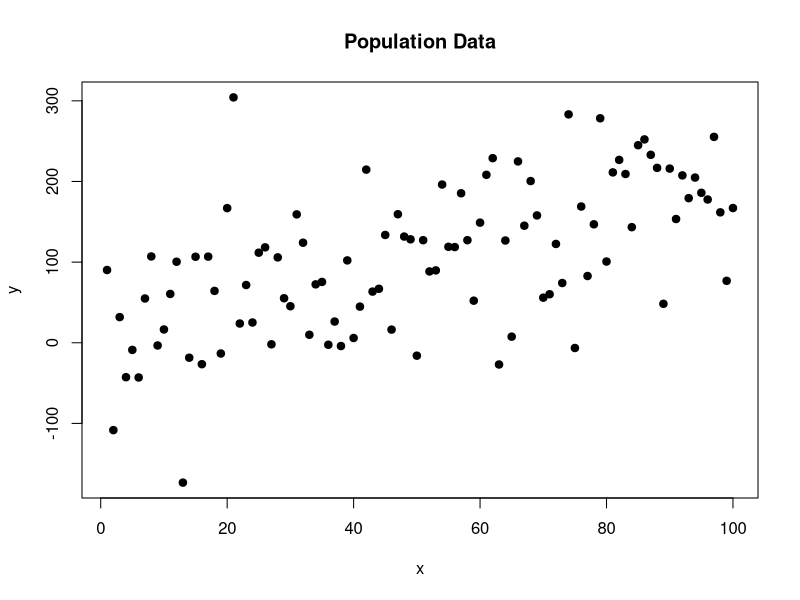

R code for this plot:
## GENERATE DATA
## regression slope = 2

x <- 1:100
y <- 2*x + rnorm(100,0,75)
d <- data.frame( x, y )

plot( x, y, pch=19, main="Population Data" )
summary( lm( y ~ x ) )



##  HELPER FUNCTIONS 
##  FOR THE SIMULATIONS
##
##  argument n determines sample size



# returns a single value b1

get_sample_slope <- function( d, n=10, include.plot=TRUE )
{
  # random sample of 10 rows
  d.sample <- d[ sample( 1:nrow(d), size=n ) , ]

  # regression model: Y = b0 + b1(X)
  m <- lm( y ~ x, data=d.sample )

  if( include.plot )
  {
    plot( d, pch=19, bty="n", cex=1, 
          col=gray( 0.5, 0.5 ) )
    points( d.sample, pch=19, col="darkred" )
    abline( m, col="darkred", lwd=2 )
  }

  # extract slope b1 from the model
  b1 <- (coef( m ))[2]

  return( b1 )
}


# get_sample_slope( d, n=10 )
# 2.743883





# returns a data frame row
# with slope, conf int, and sign test

test_for_null_slope <- function( d, n=10, include.plot=TRUE )
{
  # random sample of 10 rows
  d.sample <- d[ sample( 1:nrow(d), size=n ) , ]

  # regression model: Y = b0 + b1(X)
  m <- lm( y ~ x, data=d.sample )

  if( include.plot )
  {
    plot( d, pch=19, bty="n", cex=1, 
          col=gray( 0.5, 0.5 ) )
    points( d.sample, pch=19, col="darkred" )
    abline( m, col="darkred", lwd=2 )
  }

  # is the slope significant? 
  b1 <- (coef( m ))[2]
  ci <- confint( m )
  ci.b1.lower <- ci[2,1]
  ci.b1.upper <- ci[2,2]

  null.slope <- ci.b1.lower < 0 & ci.b1.upper > 0

  df <- data.frame( b1, ci.b1.lower, ci.b1.upper, null.slope )

  return( df )
}

 
# test_for_null_slope( d, n=10 )

#         b1 ci.b1.lower ci.b1.upper null.slope
#   2.379374    1.660848      3.0979      FALSE

# null slope is TRUE if CI contains zero





plot_ci <- function( df )
{
  
  min.x <- min( results$ci.b1.lower )
  max.x <- max( results$ci.b1.upper )
  range.x <- mean( results$ci.b1.upper - results$ci.b1.lower )
  adj.x <- 0.5 * range.x
  
  ci.color <- ifelse( results$null.slope, "darkred", "gray70" )
  
  plot( results$b1, 1:nrow(results), 
        xlim=c( min.x - adj.x, max.x + adj.x ),
        bty="n", pch=19, col=ci.color, yaxt="n",
        xlab="Slope of B1", ylab="" )

  abline( v=0 )

  segments( x0=results$ci.b1.lower,
            x1=results$ci.b1.upper,
            y0=1:nrow(results),
            col=ci.color, lwd=0.7 )

  type.ii.rate <- mean( results$null.slope )

  text( (min.x-adj.x), nrow(results),
        paste0( "\n\nType II \nError Rate \n = ", type.ii.rate ),
        col="darkred", cex=1.3, pos=4 )
  
  return( NULL )
}




#################################
#################################
###
###   SIMULATIONS WITH LOOPS
###
#################################
#################################


# bootstrap simulation
# to examine Type II Errors
# as a function of sample size



# # collector vector 
# slopes <- NULL
# 
# for( i in 1:1000 )
# {
#   
#   b1 <- get_sample_slope( d, n=10 )
#   slopes[ i ] <- b1 
#   
# }
# 
# summary( slopes )
# hist( slopes, breaks=25, col="gray20", border="white" )
# 
# 
# 
# 
# 
# 
# 
# # results data frame
# results <- NULL
# 
# for( i in 1:50 )
# {
#   
#   null.slope.test <- test_for_null_slope( d, n=10 )
#   
#   # add new row to results data frame
#   results <- rbind( results, null.slope.test )
#   
# }
# 
# head( results )
# 
# 
# 
# 
# 
# 
# 
# # results list
# results <- NULL
# 
# for( i in 1:50 )
# {
#   null.slope.test <- test_for_null_slope( d, n=10 )
#   
#   results[[ i ]] <- null.slope.test
#   
#   ## the list version 
#   ## runs faster but it 
#   ## needs to be converted 
#   ## to a data frame afterwards
#   
# }
# 
# head( results )
# 
# ## convert list to df
# 
# results <- dplyr::bind_rows( results )
# head( results )
# 
# 
# 
# 
# 
# 
# min.x <- min( results$ci.b1.lower )
# max.x <- max( results$ci.b1.upper )
# range.x <- mean( results$ci.b1.upper - results$ci.b1.lower )
# adj.x <- 0.5 * range.x
# 
# ci.color <- ifelse( results$null.slope, "darkred", "gray70" )
# 
# plot( results$b1, 1:nrow(results), 
#       xlim=c( min.x - adj.x, max.x + adj.x ),
#       bty="n", pch=19, col=ci.color, yaxt="n",
#       xlab="Slope of B1", ylab="" )
# 
# abline( v=0 )
# 
# segments( x0=results$ci.b1.lower,
#           x1=results$ci.b1.upper,
#           y0=1:nrow(results),
#           col=ci.color, lwd=0.7 )
# 
# type.ii.rate <- mean( results$null.slope )
# 
# text( (min.x-adj.x), nrow(results),
#       paste0( "\n\nType II \nError Rate \n = ", type.ii.rate ),
#       col="darkred", cex=1.3, pos=4 )
